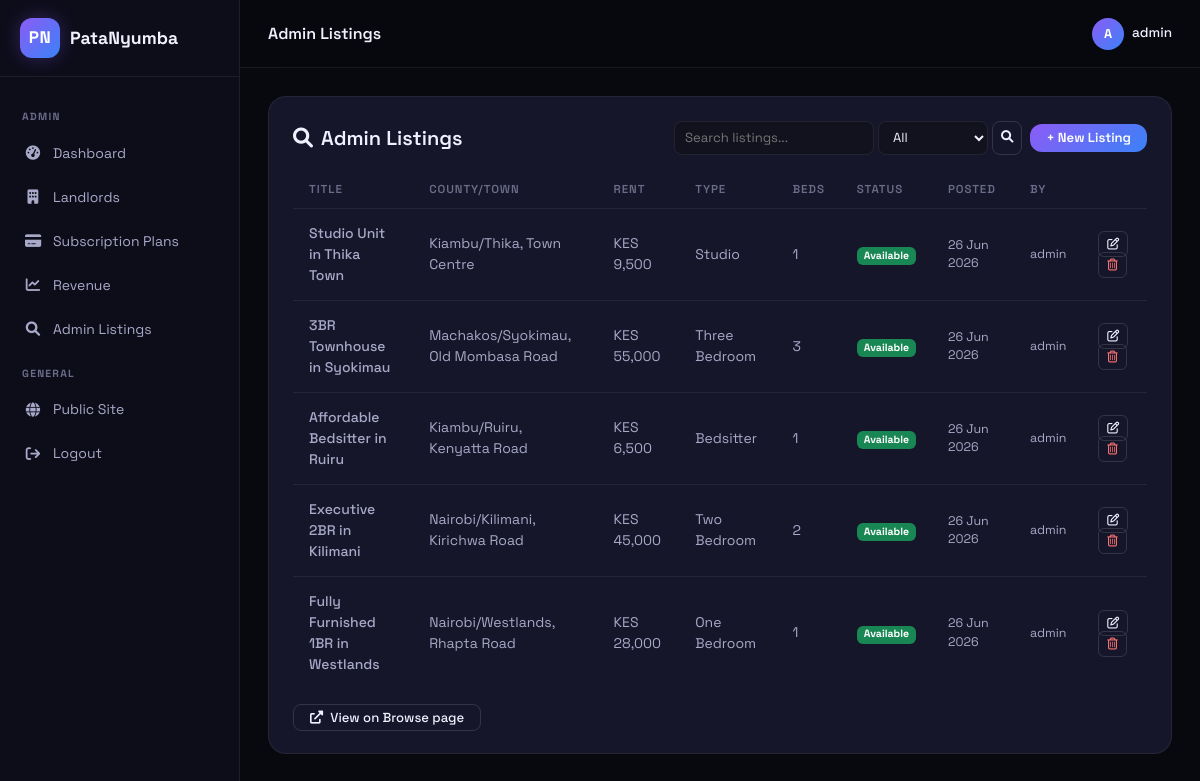
Page /accounts/admin/listings/ (signed in) on the earlier database version.
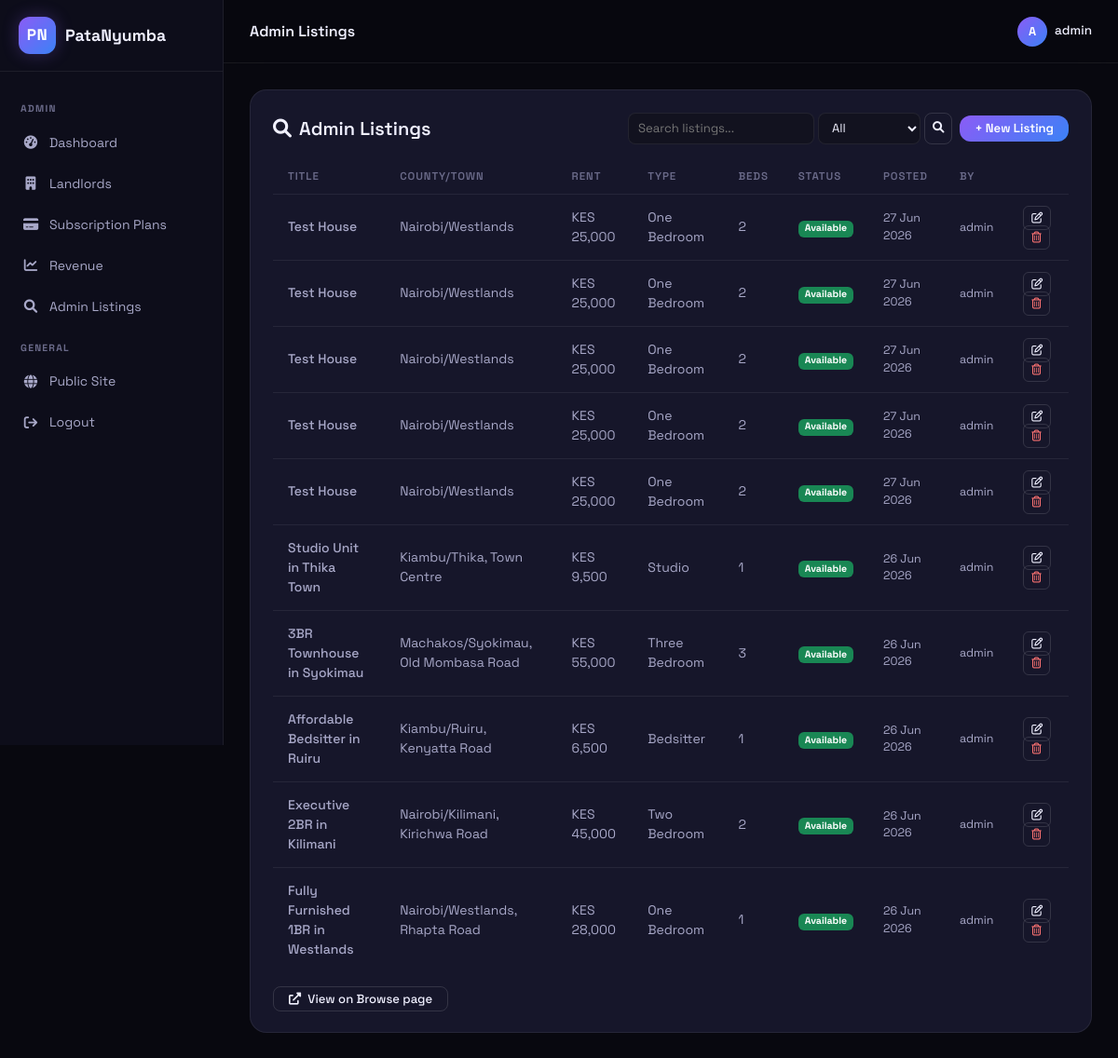
Same page on the later database version.
### website/models.py (models this page shows, shortened)
class AdminListing(models.Model):
    STATUS_CHOICES = [
        ('available', 'Available'), ('rented', 'Rented'), ('withdrawn', 'Withdrawn'),
    ]
    title = models.CharField(max_length=200, help_text='e.g. Furnished 1BR in Kilimani')
    description = models.TextField()
    county = models.CharField(max_length=100)
    town = models.CharField(max_length=100)
    estate = models.CharField(max_length=200, blank=True)
    house_type = models.ForeignKey('core.HouseType', on_delete=models.PROTECT, related_name='admin_listings')
    bedrooms = models.PositiveIntegerField(default=1)
    bathrooms = models.PositiveIntegerField(default=1)
    rent = models.DecimalField(max_digits=10, decimal_places=2, help_text='Monthly rent in KES')
    contact_name = models.CharField(max_length=100, blank=True, help_text='Landlord or agent name')
    contact_phone = models.CharField(max_length=20, blank=True)
    image = models.ImageField(upload_to='admin_listings/', blank=True)
    latitude = models.DecimalField(max_digits=9, decimal_places=6, null=True, blank=True)
    longitude = models.DecimalField(max_digits=9, decimal_places=6, null=True, blank=True)
    status = models.CharField(max_length=20, choices=STATUS_CHOICES, default='available')
    created_by = models.ForeignKey('auth.User', on_delete=models.SET_NULL, null=True)
    created_at = models.DateTimeField(auto_now_add=True)
    updated_at = models.DateTimeField(auto_now=True)
    class Meta:
        ordering = ['-created_at']
        verbose_name = 'Admin Listing'

### core/models.py (models this page shows, shortened)
class HouseType(models.Model):
    name = models.CharField(max_length=100, unique=True, help_text='Display name, e.g. "Single Room"')
    slug = models.SlugField(max_length=50, unique=True, help_text='URL slug, e.g. "single_room"')
    display_order = models.IntegerField(default=0, help_text='Sort order in dropdowns')
    class Meta:
        ordering = ['display_order', 'name']
        verbose_name = 'House Type'
        verbose_name_plural = 'House Types'

### accounts/views.py (the view)
# urls.py: path('admin/listings/', views.admin_listings, name='admin_listings'),
@login_required
def admin_listings(request):
    if request.user.profile.role != 'admin':
        messages.error(request, 'Admin access required.')
        return redirect('website:home')
    from website.models import AdminListing
    qs = AdminListing.objects.select_related('created_by').all()
    q = request.GET.get('q', '').strip()
    if q:
        qs = qs.filter(title__icontains=q) | qs.filter(county__icontains=q) | qs.filter(town__icontains=q) | qs.filter(estate__icontains=q)
    status_f = request.GET.get('status', '').strip()
    if status_f:
        qs = qs.filter(status=status_f)
    page_obj = paginate(request, qs)
    return render(request, 'accounts/admin_listings.html', {'listings': page_obj, 'q': q, 'status_f': status_f})

### core/pagination.py (called while the page is built)
def paginate(request, queryset, per_page=15):
    page = request.GET.get('page', 1)
    paginator = Paginator(queryset, per_page)
    try:
        page_obj = paginator.page(page)
    except PageNotAnInteger:
        page_obj = paginator.page(1)
    except EmptyPage:
        page_obj = paginator.page(paginator.num_pages)
    return page_obj

### dashboard/context_processors.py (called while the page is built)
def unread_inquiries(request):
    if request.user.is_authenticated and hasattr(request.user, 'profile') and request.user.profile.role == 'landlord':
        count = Inquiry.objects.filter(unit__property__owner=request.user, is_read=False).count()
        recent = Inquiry.objects.filter(unit__property__owner=request.user, is_read=False).select_related('unit', 'unit__property').order_by('-created_at')[:5]
        return {'unread_count': count, 'recent_inquiries': recent}
    return {'unread_count': 0, 'recent_inquiries': []}

### templates/accounts/admin_listings.html (shortened to what this page needs)
{% extends 'accounts/admin_base.html' %}
{% load humanize %}
{% block admin_title %}Admin Listings{% endblock %}
{% block admin_content %}
<div class="gc p-4">
    <div class="d-flex justify-content-between align-items-center mb-3 flex-wrap gap-2">
        <h5 class="fw-semibold mb-0"><i class="fa-solid fa-magnifying-glass me-2"></i>Admin Listings</h5>
        <div class="d-flex gap-2 align-items-center">
            <form method="GET" style="display:flex;gap:4px">
                <input name="q" type="text" placeholder="Search listings..." value="{{ q }}" style="padding:6px 10px;border-radius:8px;border:1px solid var(--bd);background:var(--bg3);color:var(--tx);font-size:.82rem;width:200px">
                <select name="status" style="padding:6px 10px;border-radius:8px;border:1px solid var(--bd);background:var(--bg3);color:var(--tx);font-size:.82rem">
                    <option value="">All</option>
                </select>
                <button class="boc py-1 px-2" style="font-size:.78rem;border-radius:8px"><i class="fa-solid fa-search"></i></button>
            </form>
            <a href="{% url 'accounts:admin_listing_create' %}" class="bgrd btn px-3 py-1" style="font-size:.82rem">+ New Listing</a>
        </div>
    </div>
    {% if listings %}
    <div class="table-responsive">
        <table class="db-table">
            <thead><tr><th>Title</th><th>County/Town</th><th>Rent</th><th>Type</th><th>Beds</th><th>Status</th><th>Posted</th><th>By</th><th></th></tr></thead>
            <tbody>
            {% for l in listings %}
            <tr>
                <td style="font-weight:500">{{ l.title }}</td>
                <td>{{ l.county }}/{{ l.town }}{% if l.estate %}, {{ l.estate }}{% endif %}</td>
                <td>KES {{ l.rent|floatformat:0|intcomma }}</td>
                <td>{{ l.house_type.name }}</td>
                <td>{{ l.bedrooms }}</td>
                <td><span class="badge bg-{% if l.status == 'available' %}success{% elif l.status == 'rented' %}secondary{% else %}warning{% endif %}">{{ l.get_status_display }}</span></td>
                <td style="font-size:.78rem">{{ l.created_at|date:'d M Y' }}</td>
                <td style="font-size:.78rem">{{ l.created_by.username }}</td>
                <td>
                    <a href="{% url 'accounts:admin_listing_edit' l.pk %}" class="boc py-1 px-2" style="font-size:.75rem;border-radius:6px" title="Edit"><i class="fa-regular fa-pen-to-square"></i></a>
                    <a href="{% url 'accounts:admin_listing_delete' l.pk %}" class="boc py-1 px-2" style="font-size:.75rem;border-radius:6px;color:#f87171" title="Delete" onclick="return confirm('Delete this listing?')"><i class="fa-regular fa-trash-can"></i></a>
                </td>
            </tr>
            {% endfor %}
            </tbody>
        </table>
    </div>
    {% else %}
    <p style="color:var(--tx3);text-align:center;padding:40px 0">No listings yet.</p>
    {% endif %}
    <div class="mt-3">
        <a href="{% url 'website:browse' %}" target="_blank" class="boc py-1 px-3" style="font-size:.82rem;border-radius:8px"><i class="fa-solid fa-up-right-from-square me-1"></i> View on Browse page</a>
    </div>
</div>
{% endblock %}

Differences in the rows shown:
added AdminListing: title "Test House", county "Nairobi", town "Westlands", rent "25,000", house_type.name "One Bedroom", bedrooms "2", status "Available", created_at "27 Jun 2026", created_by.username "admin"
added AdminListing: title "Test House", county "Nairobi", town "Westlands", rent "25,000", house_type.name "One Bedroom", bedrooms "2", status "Available", created_at "27 Jun 2026", created_by.username "admin"
added AdminListing: title "Test House", county "Nairobi", town "Westlands", rent "25,000", house_type.name "One Bedroom", bedrooms "2", status "Available", created_at "27 Jun 2026", created_by.username "admin"
added AdminListing: title "Test House", county "Nairobi", town "Westlands", rent "25,000", house_type.name "One Bedroom", bedrooms "2", status "Available", created_at "27 Jun 2026", created_by.username "admin"
added AdminListing: title "Test House", county "Nairobi", town "Westlands", rent "25,000", house_type.name "One Bedroom", bedrooms "2", status "Available", created_at "27 Jun 2026", created_by.username "admin"
